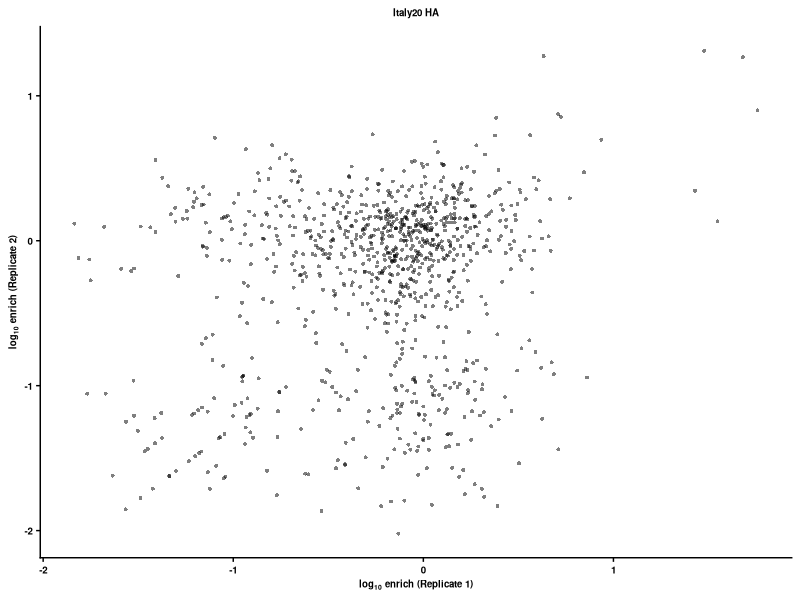

The R script that drew this image:
library(ggplot2)
library(scales)
library(RColorBrewer)
library(readr)
library(tidyr)
library(reshape)
library(stringr)
library(dplyr)
library(ggrepel)
library(gridExtra)
require(cowplot)

input_data <- read.table(file = 'Ita20HA_MultiMutLib_filtered.tsv', sep = '\t', header = TRUE)
filtered_data <- input_data%>% filter(grepl('L194P', mut))
rep1_filtered_freq <- vector()
counter <-0
for (i in filtered_data$Rep1Count)
  {counter <- counter +1
  rep1_filtered_freq[counter]<-i/sum(filtered_data$Rep1Count)}
filtered_data$Rep1FilteredFreq <- rep1_filtered_freq
counter <-0
rep2_filtered_freq <- vector()
for (i in filtered_data$Rep2Count)
  {counter <- counter +1
  rep2_filtered_freq[counter]<-i/sum(filtered_data$Rep2Count)}
filtered_data$Rep2FilteredFreq <- rep2_filtered_freq

enrichment_correlation <-function (df, freq_cutoff_exponent){
  dataset_after_cutoff <- df[which(df$Rep1FilteredFreq > 10^freq_cutoff_exponent & df$Rep2FilteredFreq > 10^freq_cutoff_exponent),]
  #dataset_after_cutoff<- dataset_cutoff%>% filter(grepl('L194P', mut))
  post_cutoff_input_sum <- sum(dataset_after_cutoff$InputCount)
  post_cutoff_rep1_sum <- sum(dataset_after_cutoff$Rep1Count)
  post_cutoff_rep2_sum <- sum(dataset_after_cutoff$Rep2Count)
  input_freq <- dataset_after_cutoff$InputCount/post_cutoff_input_sum
  rep1_freq <- dataset_after_cutoff$Rep1Count/post_cutoff_rep1_sum
  rep2_freq <- dataset_after_cutoff$Rep2Count/post_cutoff_rep2_sum
  rep1_enrichment <- rep1_freq/input_freq
  rep2_enrichment <- rep2_freq/input_freq
  enrichment_df <- data.frame(dataset_after_cutoff$mut, dataset_after_cutoff$mutclass, rep1_freq, rep2_freq, rep1_enrichment, rep2_enrichment)
  colnames(enrichment_df)[1] <- "mutants_containing_L194P"
  colnames(enrichment_df)[2] <- "mutation_counts"
  return(enrichment_df)
  }

graph_correlation <- function (enrichment_df){
  print(paste("Pearson Cor: ", round(cor(enrichment_df$rep1_enrichment, enrichment_df$rep2_enrichment),4), sep=''))
  textsize <- 7
  p <- ggplot() +
    geom_point(data=enrichment_df, aes(x=log10(rep1_enrichment), y=log10(rep2_enrichment)), pch=16, size=1, color='black', alpha=0.5) +
    theme_cowplot(12) +
    theme(plot.title=element_text(size=textsize,face="bold",hjust=0.5),
          axis.title=element_text(size=textsize,face="bold"),
          axis.text=element_text(size=textsize,face="bold"),
          legend.title=element_blank(),
          legend.key.size=unit(0.1,'in'),
          legend.spacing.x=unit(0.03, 'in'),
          legend.text=element_text(size=textsize,face="bold"),
          legend.position='top') +
    ggtitle('Italy20 HA') +
    labs(x=expression(bold(log['10']~enrich~'(Replicate 1)')),y=expression(bold(log['10']~enrich~'(Replicate 2)')))
  return (p)
}
count_common_mutation <-function (mutant_list,enrichment_df){
  count_lists <- vector()
  for (i in mutant_list){
    filtered_mutants <- enrichment_df%>%filter(grepl(i, mutants_containing_L194P))
    count_lists <- append(count_lists,nrow(filtered_mutants))}
    count_results <- data.frame(mutant_list,count_lists)
    return(count_results)
}

output1 <- enrichment_correlation(filtered_data, -6)
write.table(output1, file="filtered_L194P_mutant_enrichment.tsv", quote = FALSE, sep='\t', col.names = NA)
p<-graph_correlation(output1)
ggsave(filename='../graph/Replicate_enrich.png',p,height=4,width=3,dpi=600)
l194p <- output1[output1$mutants_containing_L194P == "L194P", ]
improved_enrichment_both_rep <- output1[which(output1$rep1_enrichment>l194p$rep1_enrichment & output1$rep2_enrichment>l194p$rep2_enrichment),]
improved_enrichment_one_rep <- output1[which(output1$rep1_enrichment>l194p$rep1_enrichment | output1$rep2_enrichment>l194p$rep2_enrichment),]
write.table(improved_enrichment_one_rep, file="improved_enrichment_one_rep.tsv", quote = FALSE, sep='\t', col.names = NA)
write.table(improved_enrichment_both_rep, file="improved_enrichment_both_rep.tsv", quote = FALSE, sep='\t', col.names = NA)
mutant_list <- c("A128T", "I130V", "K135T", "S138A", "T160K", "D186G", "N190D", 'S193F', 'L194P', 'P198S', 'D225G')
count_both_rep<-count_common_mutation(mutant_list, improved_enrichment_both_rep)
count_one_rep<-count_common_mutation(mutant_list, improved_enrichment_one_rep)

write.table(count_both_rep, file="mutation_count_size4.tsv", quote = FALSE, sep='\t', col.names = NA)
write.table(count_one_rep, file="mutation_count_size43.tsv", quote = FALSE, sep='\t', col.names = NA)
